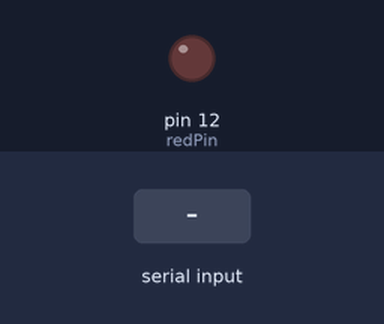
The sketch below on a simulated Arduino Uno, built with avr-gcc and run on an emulated ATmega328P. Shown: output pins drawn as LEDs (lit = HIGH). Dashed ring = blinking. The inputs (shaded band) are chosen by the test bench. What the sketch prints to the serial monitor is not drawn.

Above: at 1.2 s.
1.3 s: "90,45\n" received over Serial
At 1.5 s:
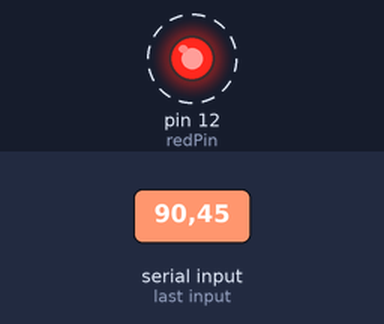
Timing chart, 0 to 10.3 s (numbered marks = the images above; inputs shaded):
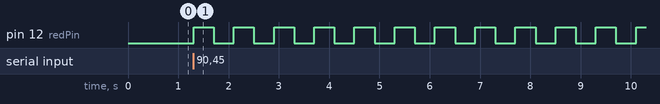

The sketch:

BareMinimum14.ino
```cpp
int inputVal;
String msg = "Enter how many times you want the LED to blink: ";
int redPin = 12;
int j;
int delayT = 400;

void setup() {
  // put your setup code here, to run once:
  Serial.begin(9600);
  pinMode(redPin,OUTPUT);
}

void loop() {
  // put your main code here, to run repeatedly:
  Serial.println(msg);

  while(Serial.available()==0) {

  }
  inputVal = Serial.parseInt();

  for(j = 1; j <= inputVal; j = j + 1) {
    digitalWrite(redPin,HIGH);
    delay(delayT);
    digitalWrite(redPin,LOW);
    delay(delayT);
  }
}
```

Measured:
- after the input at 1.3 s, pin 12 (redPin): alternates HIGH for 0.40 s and LOW for 0.40 s, starting at once
